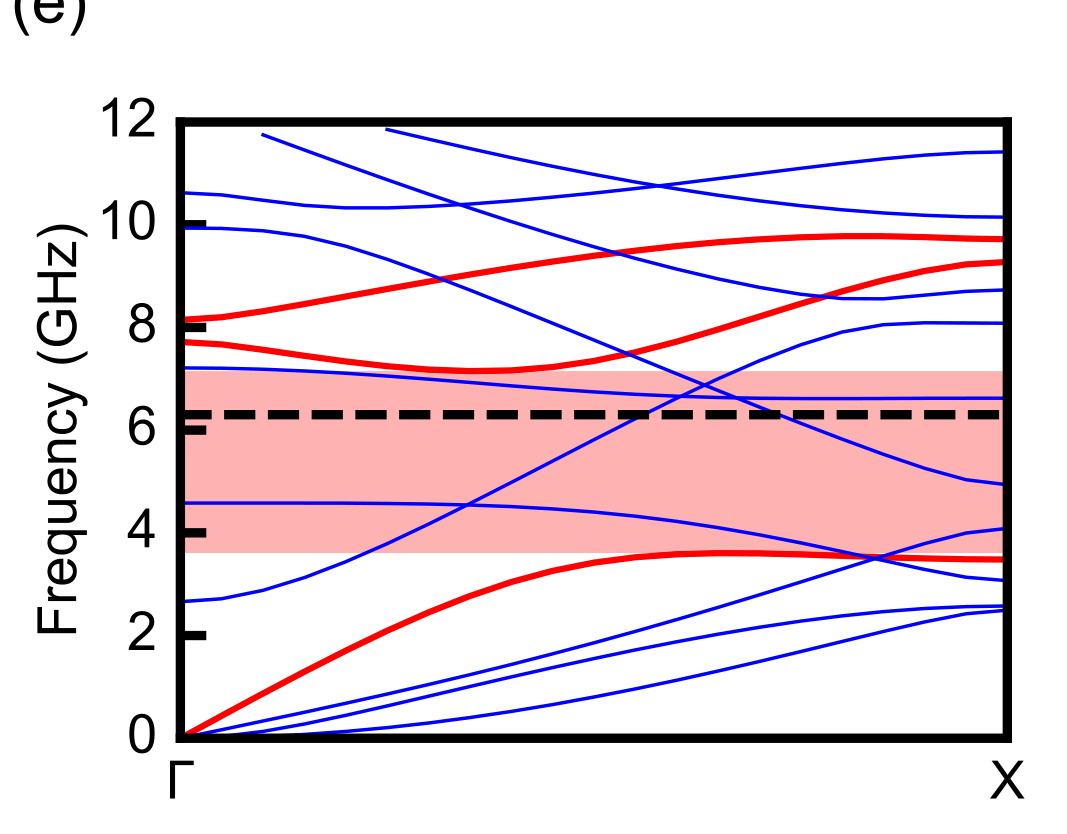
#> input picture runs/nanobeam_oh2026/reference/fig1e.png, 1067 x 834 px, found by its file name; its folder holds 4 pictures in this run
$ python digitize_reference.py
#> lines starting #> are read from the running program, lines starting #| are printed output that depends on the picture; after the words box and inside, x2 and y2 are one past the last pixel; in counts of white or black regions, pixels touching at a corner belong together
#> in digitize, img is the input picture: shape (834, 1067, 3) float32; mean R, G, B 0.921, 0.857, 0.887
"""
digitize_reference.py  (Mac)
Digitize Oh et al. 2026 (Optica 13, 485) Fig. 1(e) mirror-cell mechanical bands and Fig. 1(d)
optical TE band from 600-dpi renders of the vector figure (reference/fig1e.png, fig1d.png).

Axis calibration: plot frame detected from the thick black border; frequency axis 0..12 GHz (e)
and 0..250 THz (d); k axis Gamma (left frame) .. X (right frame) linear in k.
Red  = modes even in y and z (our Y+Z+ class); blue = all other classes. Shaded band = their
quasi-gap; dashed line = their cavity mode frequency.

Output: reference/oh2026_fig1e_digitized.csv (k_frac, f_GHz, color), fig1d likewise, plus a
check plot overlaying the digitized points on the image.
"""
import numpy as np
import matplotlib
matplotlib.use('Agg')
import matplotlib.pyplot as plt
from pathlib import Path

REF = Path('runs/nanobeam_oh2026/reference')


def frame(img):
    dark = img[..., :3].sum(axis=2) < 0.3
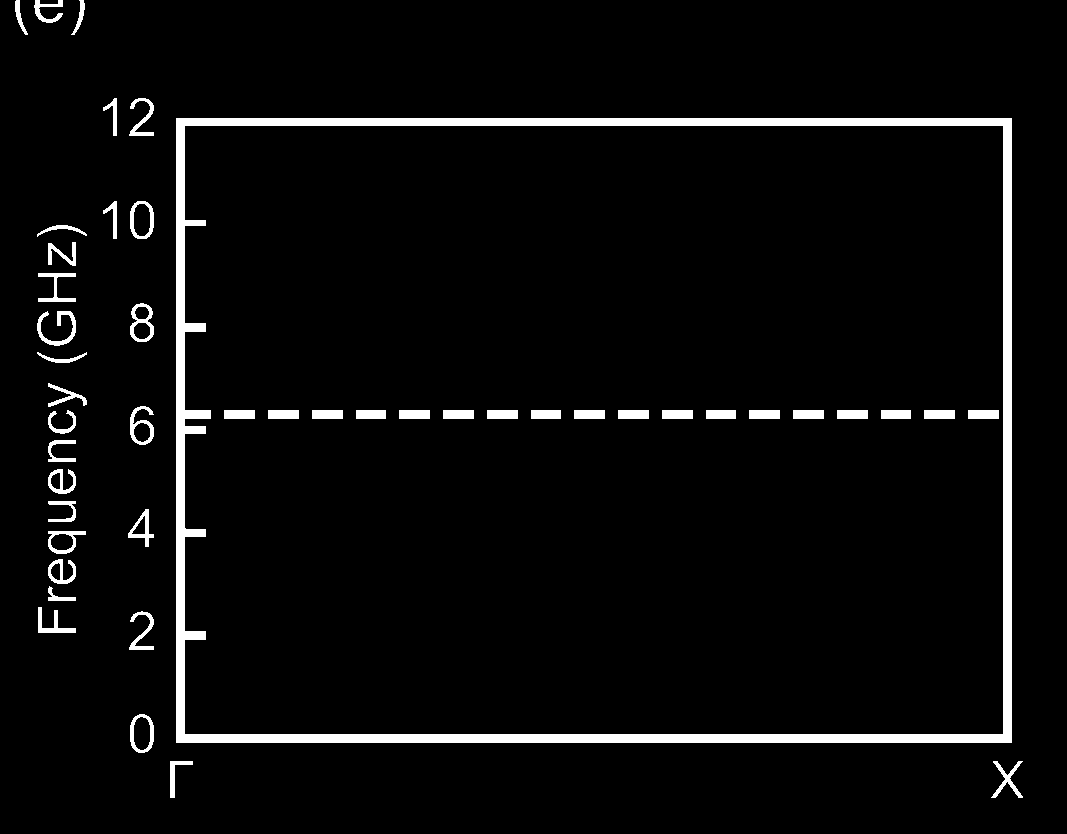
#> dark: shape (834, 1067) bool; 4.4% white; 47 white regions, largest, box (x1, y1, x2, y2) and area: (176, 118, 1012, 743) 26231, (37, 311, 76, 346) 452, (130, 303, 154, 342) 389
    cols = np.where(dark.sum(axis=0) > 0.5 * dark.shape[0] * 0.6)[0]
#> cols = 18 values from 176 to 1011
    rows = np.where(dark.sum(axis=1) > 0.5 * dark.shape[1] * 0.6)[0]
#> rows = 26 values from 118 to 742
    # frame = outermost long dark lines; take inner edges of the thick border
    xl, xr = cols.min(), cols.max()
#> xl = 176; xr = 1011
    yt, yb = rows.min(), rows.max()
#> yt = 118; yb = 742
    # move to inner edge of border
    while dark[(yt + yb) // 2, xl + 1]: xl += 1
#> this loop made 29 passes
#> after the loop, xl = 205
    while dark[(yt + yb) // 2, xr - 1]: xr -= 1
#> this loop made 8 passes
#> xr on passes 1 to 8: 1010, 1009, 1008, 1007, 1006, 1005, 1004, 1003
#> after the loop, xr = 1003
    while dark[yt + 1, (xl + xr) // 2]: yt += 1
#> this loop made 7 passes
#> after the loop, yt = 125
    while dark[yb - 1, (xl + xr) // 2]: yb -= 1
#> this loop made 8 passes
#> yb on passes 1 to 8: 741, 740, 739, 738, 737, 736, 735, 734
#> after the loop, yb = 734
    return xl, xr, yt, yb


def digitize(fn, fmax, colors):
    img = plt.imread(str(REF / fn))
    xl, xr, yt, yb = frame(img)
#> xl = 205; xr = 1003; yt = 125; yb = 734
    r, g, b = img[..., 0], img[..., 1], img[..., 2]
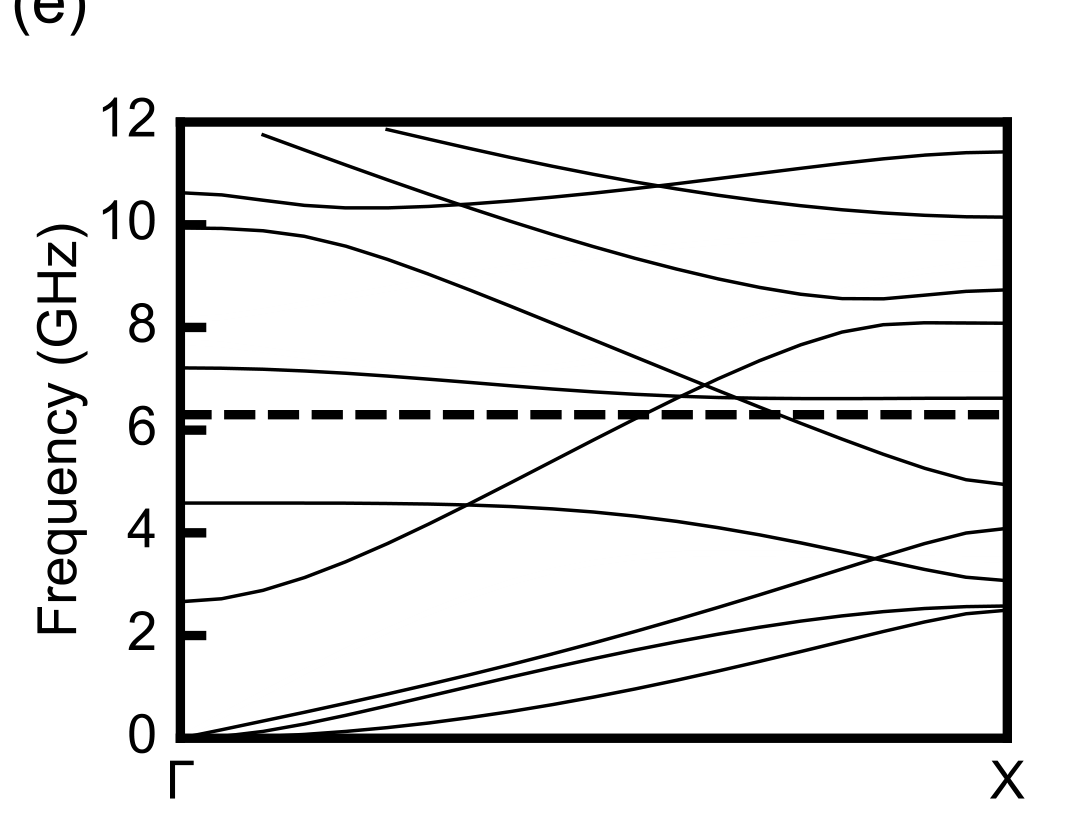
#> r: shape (834, 1067) float32; min 0, max 1, mean 0.921
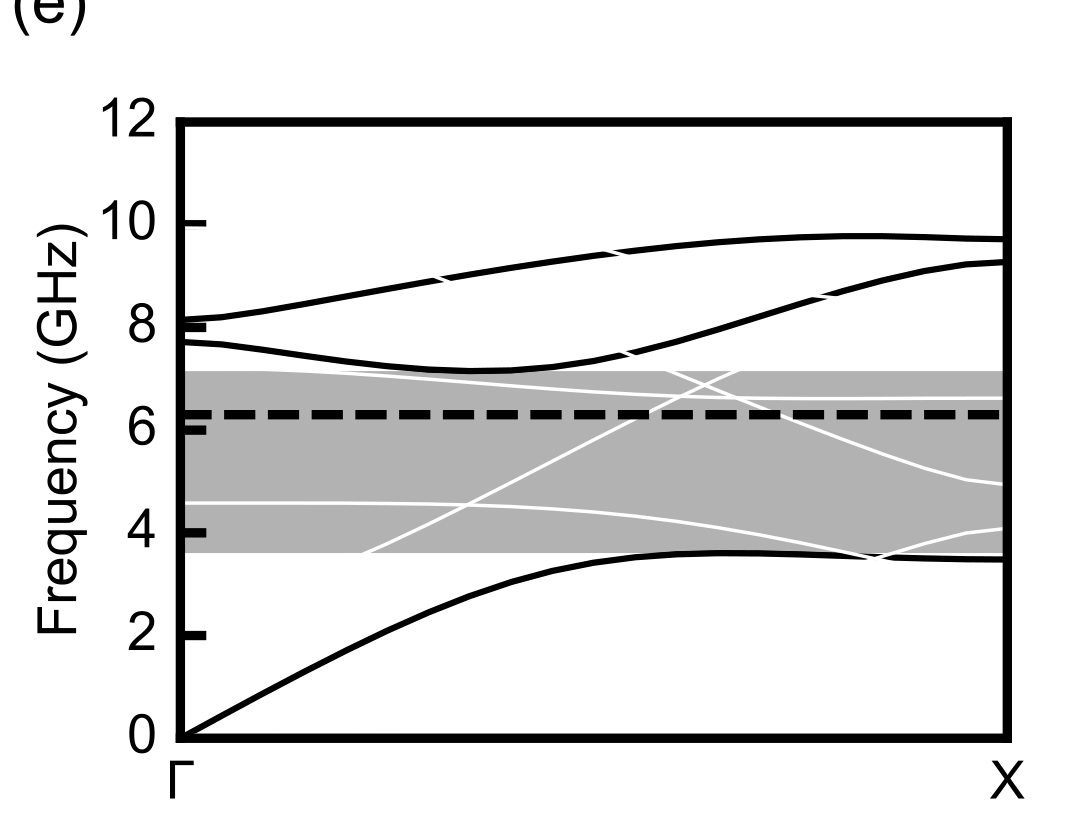
#> b: shape (834, 1067) float32; min 0, max 1, mean 0.889
    masks = {'red': (r > 0.85) & (g < 0.25) & (b < 0.25),
             'blue': (b > 0.75) & (r < 0.3) & (g < 0.3)}
    out = []
    for name in colors:
        mk = masks[name]
        for x in range(xl + 2, xr - 1, 3):
            ys = np.where(mk[yt:yb, x])[0] + yt
            if ys.size == 0:
                continue
            # group contiguous pixels -> one point per curve crossing
            groups = np.split(ys, np.where(np.diff(ys) > 2)[0] + 1)
            for gp in groups:
                yc = gp.mean()
                out.append(((x - xl) / (xr - xl), (yb - yc) / (yb - yt) * fmax, name))
#> after the loop, out = 3262 items, first 6: (0.00251, 8.21, 'red'), (0.00251, 7.7, 'red'), (0.00251, 0.217, 'red'), (0.00627, 8.21, 'red'), (0.00627, 7.69, 'red'), (0.00627, 0.246, 'red')
    shade = (r > 0.95) & (g > 0.6) & (g < 0.8) & (b > 0.6) & (b < 0.8)      # pink quasi-gap fill
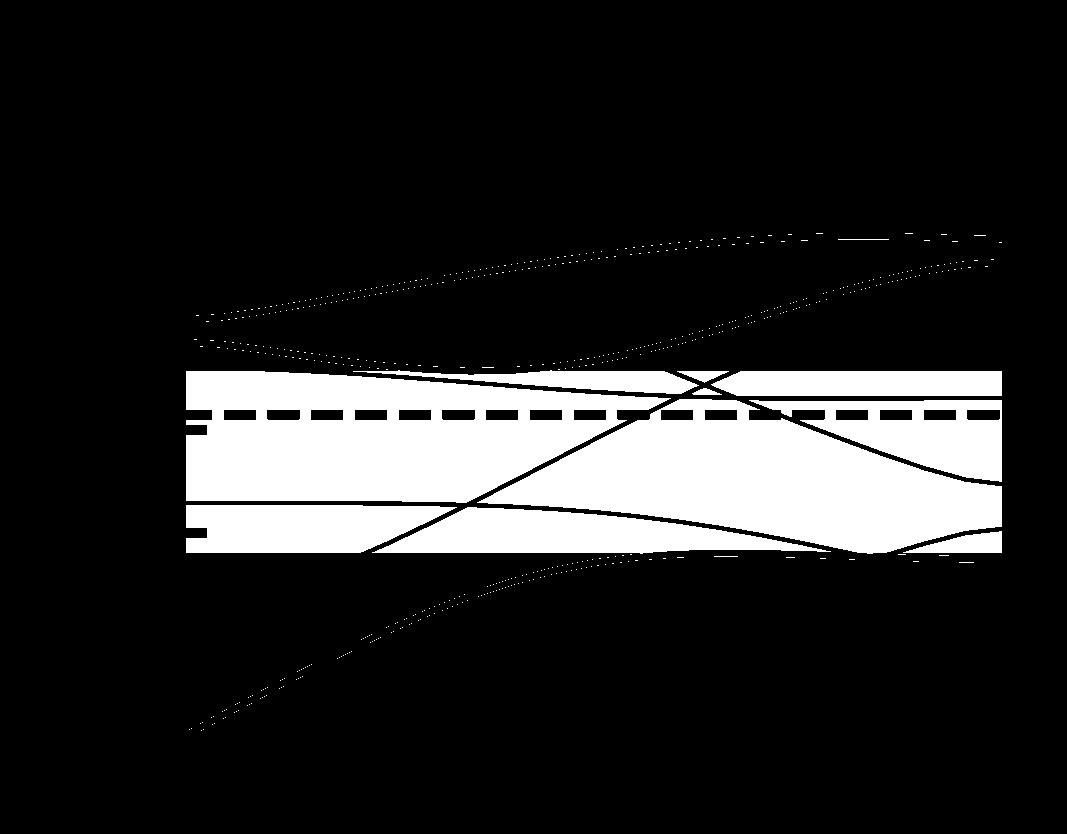
#> shade: shape (834, 1067) bool; 14.9% white; 568 white regions (556 under 20 px), largest, box (x1, y1, x2, y2) and area: (186, 371, 671, 503) 43667, (477, 399, 1002, 554) 42352, (372, 507, 831, 554) 12522
    # quasi-gap: rows where most of the frame width is pink shading (crossing lines don't matter)
    frac = shade[yt:yb, xl:xr].mean(axis=1)
#> frac = 609 values, max 0.987 at index 362, min 0 at index 0, mean 0.267
    rows = np.where(frac > 0.35)[0] + yt
#> rows = 172 values from 371 to 552
    gap = ((yb - rows.max()) / (yb - yt) * fmax, (yb - rows.min()) / (yb - yt) * fmax) if rows.size else None
#> gap = (3.59, 7.15)
    return img, (xl, xr, yt, yb), out, gap


for fn, fmax, unit, cols in (('fig1e.png', 12.0, 'GHz', ('red', 'blue')), ('fig1d.png', 250.0, 'THz', ('red',))):
    img, (xl, xr, yt, yb), pts, gap = digitize(fn, fmax, cols)
#> xl = 205; xr = 1003; yt = 125; yb = 734; pts has the same summary as out in digitize; gap = (3.59, 7.15)
    stem = 'oh2026_' + fn.replace('.png', '')
    with open(REF / f'{stem}_digitized.csv', 'w') as fh:
        fh.write(f'# digitized from {fn}; frame px x {xl}-{xr}, y {yt}-{yb}; quasi-gap shading {gap} {unit}\n')
        fh.write(f'k_over_kX,f_{unit},class\n')
        for k, f, c in pts:
            fh.write(f'{k:.4f},{f:.4f},{c}\n')
#> this loop made 3262 passes
    print(f'{fn}: frame x {xl}-{xr}, y {yt}-{yb}; {len(pts)} points; quasi-gap shading = '
          f'{gap[0]:.2f}-{gap[1]:.2f} {unit}' if gap else f'{fn}: no clean shading run (overlaps light cone)')
#| fig1e.png: frame x 205-1003, y 125-734; 3262 points; quasi-gap shading = 3.59-7.15 GHz
    red = np.array([(k, f) for k, f, c in pts if c == 'red'])
#> red = 795 pairs, first value 0.00251 to 0.995, second value 0.217 to 9.82
    near_X = red[red[:, 0] > 0.97]
#> near_X = 21 rows, first 8: [0.972, 9.76], [0.972, 9.28], [0.972, 3.46], [0.976, 9.76], [0.976, 9.29], [0.976, 3.45], [0.98, 9.76], [0.98, 9.29]
    if near_X.size:
        fs = np.sort(near_X[:, 1]); groups = np.split(fs, np.where(np.diff(fs) > 0.02 * fmax)[0] + 1)
#> after `fs = np.sort(near_X[:, 1])`: fs = 21 values from 3.45 to 9.76
#> after `groups = np.split(fs, np.where(np.diff(fs) > 0.02 * fmax)[0] + 1)`: groups = [[3.45, 3.45, 3.45, 3.45, 3.45, 3.45, 3.46], [9.28, 9.29, 9.29, 9.29, 9.29, 9.3, 9.3], [9.76, 9.76, 9.76, 9.76, 9.76, 9.76, 9.76]]
        print('   red bands at X:', ', '.join(f'{g.mean():.2f}' for g in groups), unit)
#|    red bands at X: 3.45, 9.29, 9.76 GHz
    fig, ax = plt.subplots(figsize=(7, 5.5))
    ax.imshow(img, extent=[-xl / (xr - xl), (img.shape[1] - xl) / (xr - xl),
                           -(img.shape[0] - yb) / (yb - yt) * fmax, yb / (yb - yt) * fmax], alpha=0.45, aspect='auto')
    for c, mk in (('red', 'o'), ('blue', 's')):
        P = np.array([(k, f) for k, f, cc in pts if cc == c])
        if P.size:
            ax.plot(P[:, 0], P[:, 1], mk, ms=2.5, color='k' if c == 'red' else 'c', label=f'digitized {c}')
    ax.set_xlim(0, 1); ax.set_ylim(0, fmax); ax.set_xlabel('k / k_X'); ax.set_ylabel(unit)
    ax.legend(fontsize=8); ax.set_title(f'digitization check: {fn}')
    fig.savefig(REF / f'{stem}_digitize_check.png', dpi=130, facecolor='white')
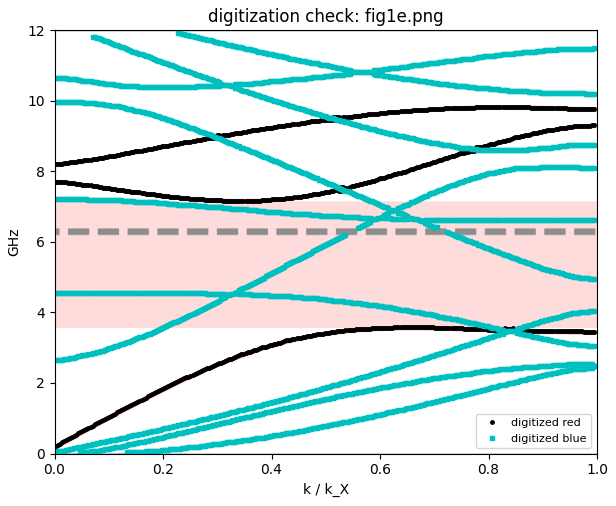
#> figure drawn by matplotlib, 1 panel
#> pass 2 of the loop `for fn, fmax, unit, cols in (('fig1e.png', 12.0, 'GHz', ('red', 'blue'..`:
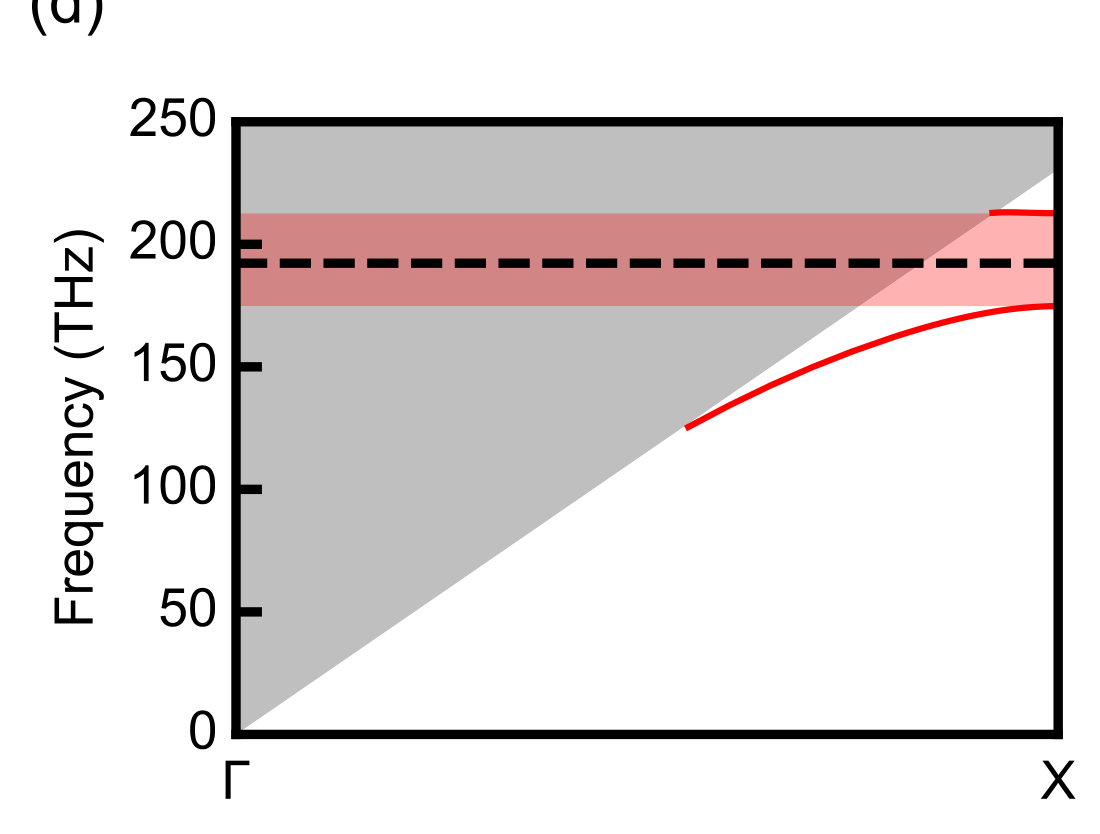
#> input picture runs/nanobeam_oh2026/reference/fig1d.png, 1100 x 834 px, found by its file name
#> in digitize, img is the input picture: shape (834, 1100, 3) float32; mean R, G, B 0.885, 0.859, 0.859
#> in frame (call 2), `dark = img[..., :3].sum(axis=2) < 0.3`:
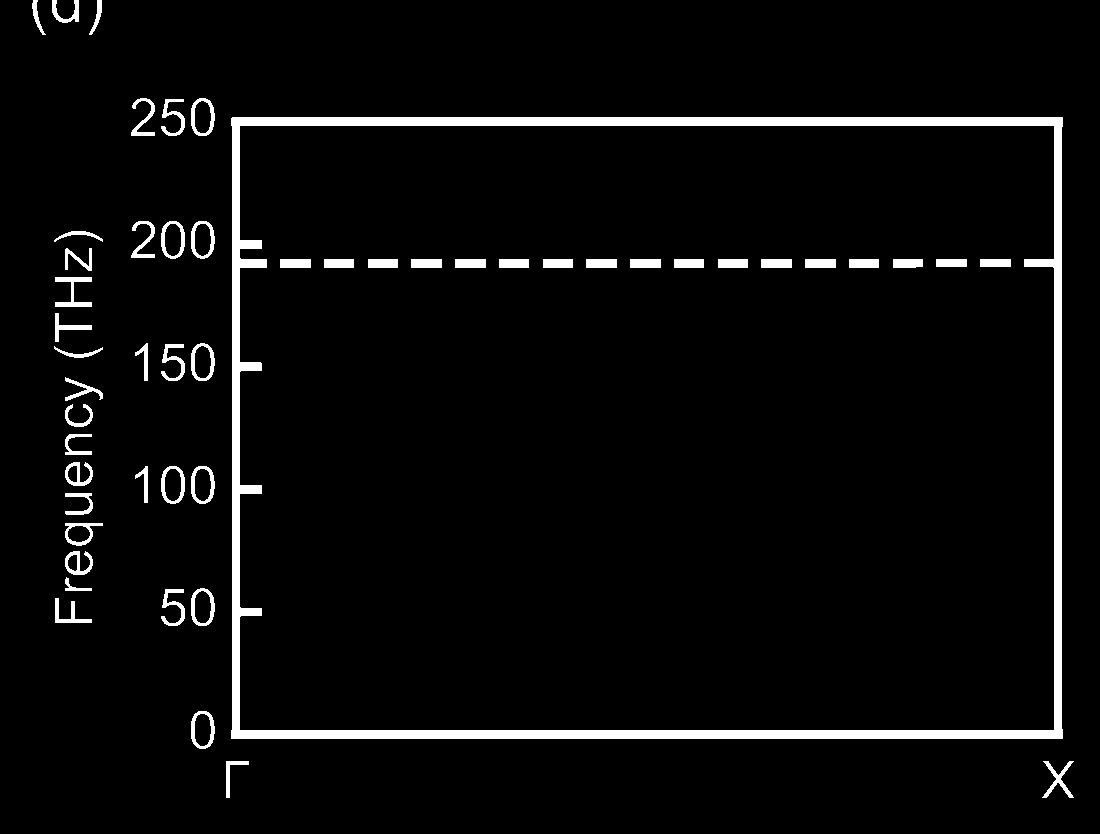
#> dark: shape (834, 1100) bool; 4.3% white; 52 white regions, largest, box (x1, y1, x2, y2) and area: (231, 117, 1063, 739) 25898, (55, 277, 92, 307) 430, (1042, 761, 1074, 798) 349
#> cols = [232, 233, 234, 235, 236, 237, 238, 239, 1054, 1055, 1056, 1057, 1058, 1059, 1060, 1061]
#> in frame (call 2), `rows = np.where(dark.sum(axis=1) > 0.5 * dark.shape[1] * 0.6)[0]`: rows = 27 values from 117 to 738
#> in frame (call 2), `xl, xr = cols.min(), cols.max()`: xl = 232; xr = 1061
#> in frame (call 2), `yt, yb = rows.min(), rows.max()`: yt = 117; yb = 738
#> the loop in frame (call 2), `while dark[(yt + yb) // 2, xl + 1]: xl += 1` made 7 passes
#> after the loop in frame (call 2), `while dark[(yt + yb) // 2, xl + 1]: xl += 1`: xl = 239
#> the loop in frame (call 2), `while dark[(yt + yb) // 2, xr - 1]: xr -= 1` made 7 passes
#> xr on passes 1 to 7: 1060, 1059, 1058, 1057, 1056, 1055, 1054
#> after the loop in frame (call 2), `while dark[(yt + yb) // 2, xr - 1]: xr -= 1`: xr = 1054
#> the loop in frame (call 2), `while dark[yt + 1, (xl + xr) // 2]: yt += 1` made 8 passes
#> after the loop in frame (call 2), `while dark[yt + 1, (xl + xr) // 2]: yt += 1`: yt = 125
#> the loop in frame (call 2), `while dark[yb - 1, (xl + xr) // 2]: yb -= 1` made 8 passes
#> yb on passes 1 to 8: 737, 736, 735, 734, 733, 732, 731, 730
#> after the loop in frame (call 2), `while dark[yb - 1, (xl + xr) // 2]: yb -= 1`: yb = 730
#> in digitize (call 2), `xl, xr, yt, yb = frame(img)`: xl = 239; xr = 1054; yb = 730
#> r: shape (834, 1100) float32
#> g: shape (834, 1100) float32
#> after the loop in digitize (call 2), `for name in colors:`: out = 144 items, first 6: (0.547, 125.6, 'red'), (0.551, 125.4, 'red'), (0.555, 126, 'red'), (0.558, 126.9, 'red'), (0.562, 127.5, 'red'), (0.566, 128.1, 'red')
#> shade: shape (834, 1100) bool; 1.2% white; 128 white regions (127 under 20 px), largest, box (x1, y1, x2, y2) and area: (860, 216, 1053, 307) 10431
#> frac = 605 values, max 0.231 at index 177, min 0 at index 0, mean 0.0214
#> in digitize (call 2), `rows = np.where(frac > 0.35)[0] + yt`: rows = empty array
#> `img, (xl, xr, yt, yb), pts, gap = digitize(fn, fmax, cols)`: xl = 239; xr = 1054; yb = 730; pts has the same summary as out in digitize
#> the loop `for k, f, c in pts:` made 144 passes
#| fig1d.png: no clean shading run (overlaps light cone)
#> red = 144 pairs, first value 0.547 to 0.996, second value 125.4 to 214.3
#> near_X = 16 rows, first 8: [0.971, 213.8], [0.971, 175], [0.974, 213.8], [0.974, 175], [0.978, 213.8], [0.978, 175], [0.982, 213.8], [0.982, 175]
#> fs = [175, 175, 175, 175, 175.2, 175.4, 175.4, 175.4, 213.8, 213.8, 213.8, 213.8, 213.8, 213.8, 213.8, 213.8]
#> groups = [[175, 175, 175, 175, 175.2, 175.4, 175.4, 175.4], [213.8, 213.8, 213.8, 213.8, 213.8, 213.8, 213.8, 213.8]]
#|    red bands at X: 175.18, 213.84 THz
#> `fig.savefig(REF / f'{stem}_digitize_check.png', dpi=130, facecolor='wh..`:
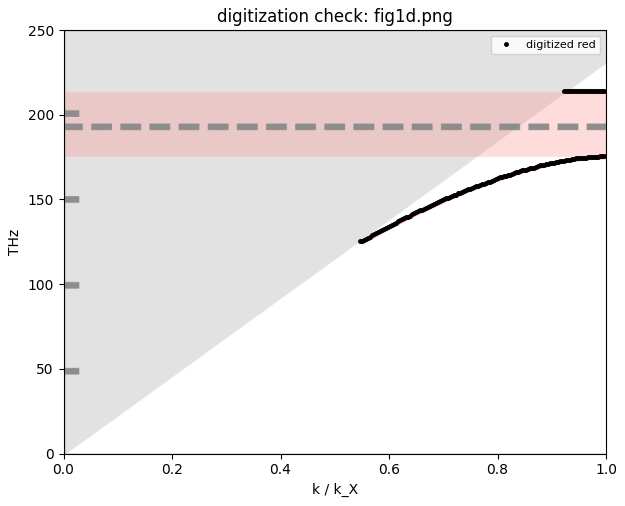
#> figure drawn by matplotlib, 1 panel
